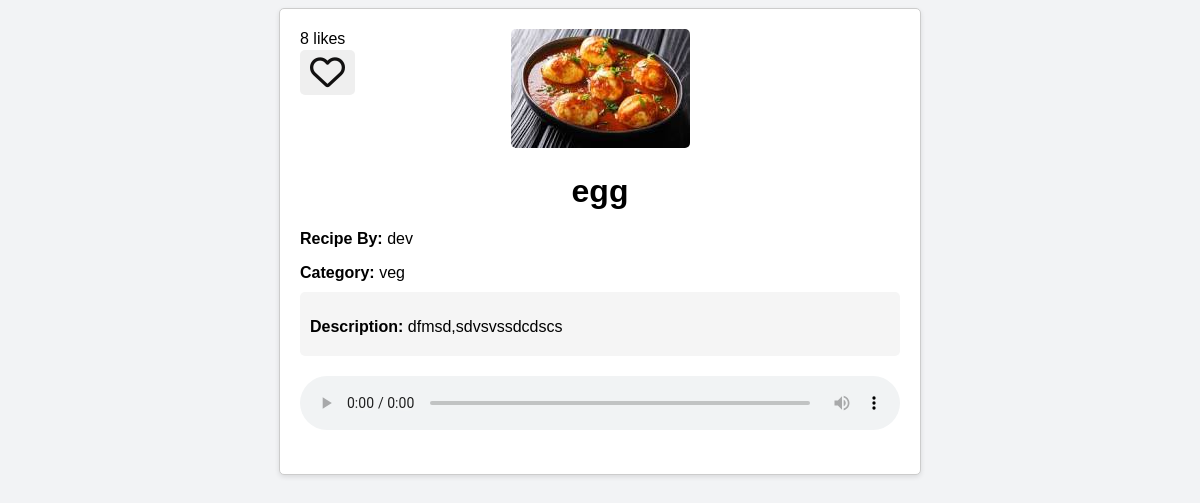
The page /recipe/2/ (signed in) on the database its author committed.
### recipes/models.py (models this page shows, shortened)
class Recipe(models.Model):
    CATEGORY_CHOICES = [
        ('veg', 'Vegetarian'),
        ('non_veg', 'Non-Vegetarian'),
        ('breakfast', 'Breakfast'),
        ('snacks', 'Snacks'),
        ('rice', 'Rice'),
    ]
    user = models.ForeignKey(User, on_delete=models.CASCADE)
    recipe_name = models.CharField(max_length=100)
    ingredients = models.TextField()
    description = models.TextField()
    image = models.ImageField(upload_to='images/', null=True, blank=True)
    audio = models.FileField(upload_to='audio/', null=True, blank=True)
    category = models.CharField(max_length=20, choices=CATEGORY_CHOICES, default='veg')
    likes = models.IntegerField(default=0)

### recipes/views.py (the view)
# urls.py: path('recipe/<int:pk>/', views.recipe_detail, name='recipe_detail'),
@login_required
def recipe_detail(request, pk):
    recipe = get_object_or_404(Recipe, pk=pk)
    context = {
        'recipe': recipe,
        'user': request.user,
    }
    return render(request, 'recipes/recipe_details.html', context)

### recipes/templates/recipes/recipe_details.html (shortened to what this page needs)
<!DOCTYPE html>
<html>
<head>
</head>
<body>
    <div class="container">
        <div class="recipe-image">
            <img src="{{ recipe.image.url }}" alt="Recipe Image">
        </div>
        <h1>{{ recipe.recipe_name }}</h1>
        <p><strong>Recipe By:</strong> {{ recipe.user }}</p>
        <p><strong>Category:</strong> {{ recipe.category }}</p>
        <div class="recipe-description">
            <p><strong>Description:</strong> {{ recipe.description }}</p>
        </div>
        <div class="recipe-audio">
            {% if recipe.audio %}
            <audio controls>
                <source src="{{ recipe.audio.url }}" type="audio/mpeg">
            </audio>
            {% else %}
            <p>No audio available</p>
            {% endif %}
        </div>
        <div class="like-count">{{ recipe.likes }} likes</div>
        {% if user.is_authenticated %}
        <button class="like-button{% if recipe.is_liked_by_user %} liked{% endif %}" data-recipe-id="{{ recipe.id }}">
            {% if recipe.is_liked_by_user %}
            <i id="heart" class="fas fa-heart"></i>
            {% else %}
            <i id="heart" class="far fa-heart"></i>
            {% endif %}
        </button>
        {% endif %}
    </div>
</body>
</html>

### recipes/templates/recipes/recipe_details.html (style rules this page uses)
body { font-family: Arial, sans-serif; background-color: #F2F3F5; }
.container { max-width: 600px; margin: 0 auto; padding: 20px; background-color: #ffffff; border: 1px solid #ccc; border-radius: 5px; box-shadow: 0 2px 5px rgba(0, 0, 0, 0.1); }
h1 { text-align: center; margin-bottom: 20px; }
p { margin-bottom: 10px; }
.recipe-image { text-align: center; margin-bottom: 20px; }
.recipe-image img { max-width: 100%; height: auto; border-radius: 5px; }
.recipe-description { background-color: #f5f5f5; padding: 10px; border-radius: 5px; margin-bottom: 20px; }
.recipe-audio { text-align: center; margin-bottom: 20px; }
.recipe-audio audio { width: 100%; }
.like-count { margin-bottom: 10px; position:absolute; top:30px; }
.like-button { position:absolute; top:50px; display: inline-block; padding: 5px 10px; color: #111010; border: none; border-radius: 5px; cursor: pointer; transition: background-color 0.3s ease; }
.like-button i { margin-right: 0px; }
#heart { font-size: 35px; }

### rows shown on the page
Recipe: image (picture), recipe_name "egg", user "dev", category "veg", description "dfmsd,sdvsvssdcdscs", likes "8"
